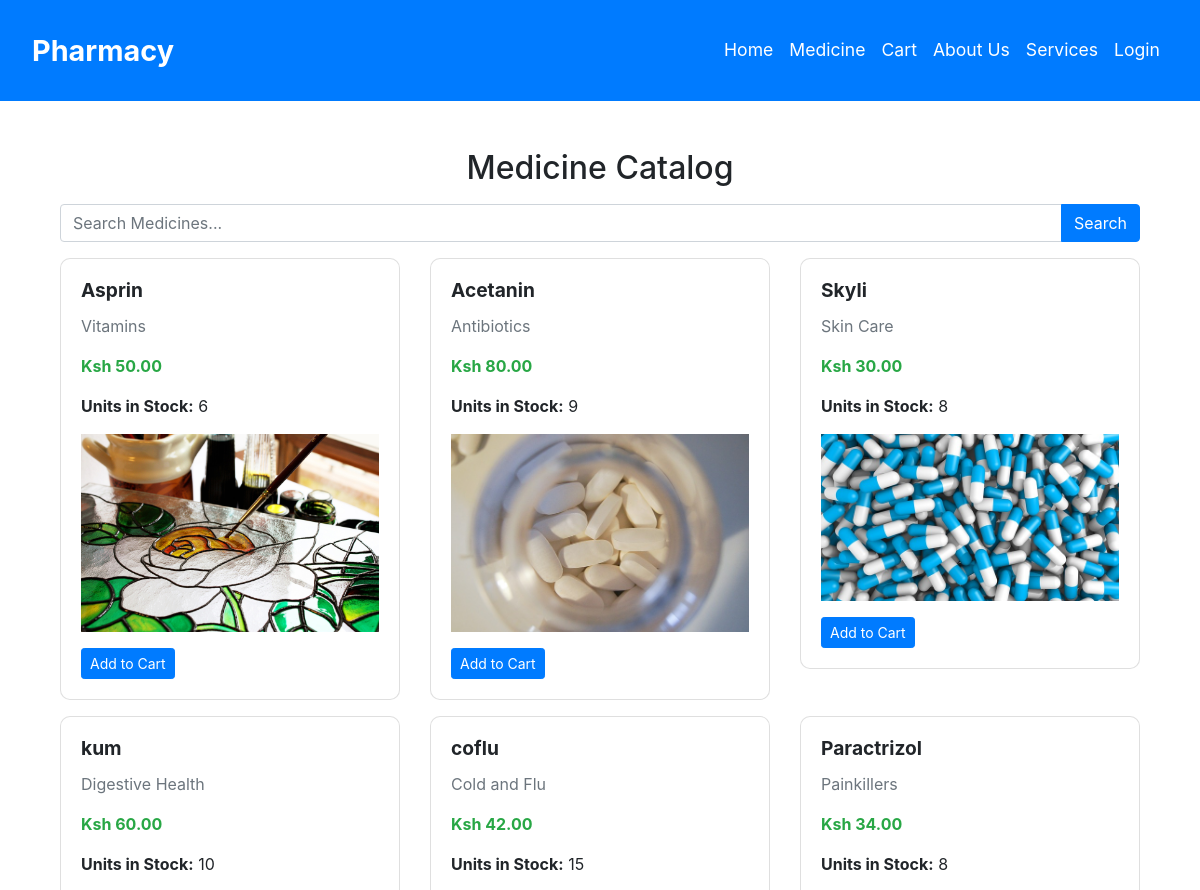
The page /medicines/ (upper part) on the database as committed earlier.
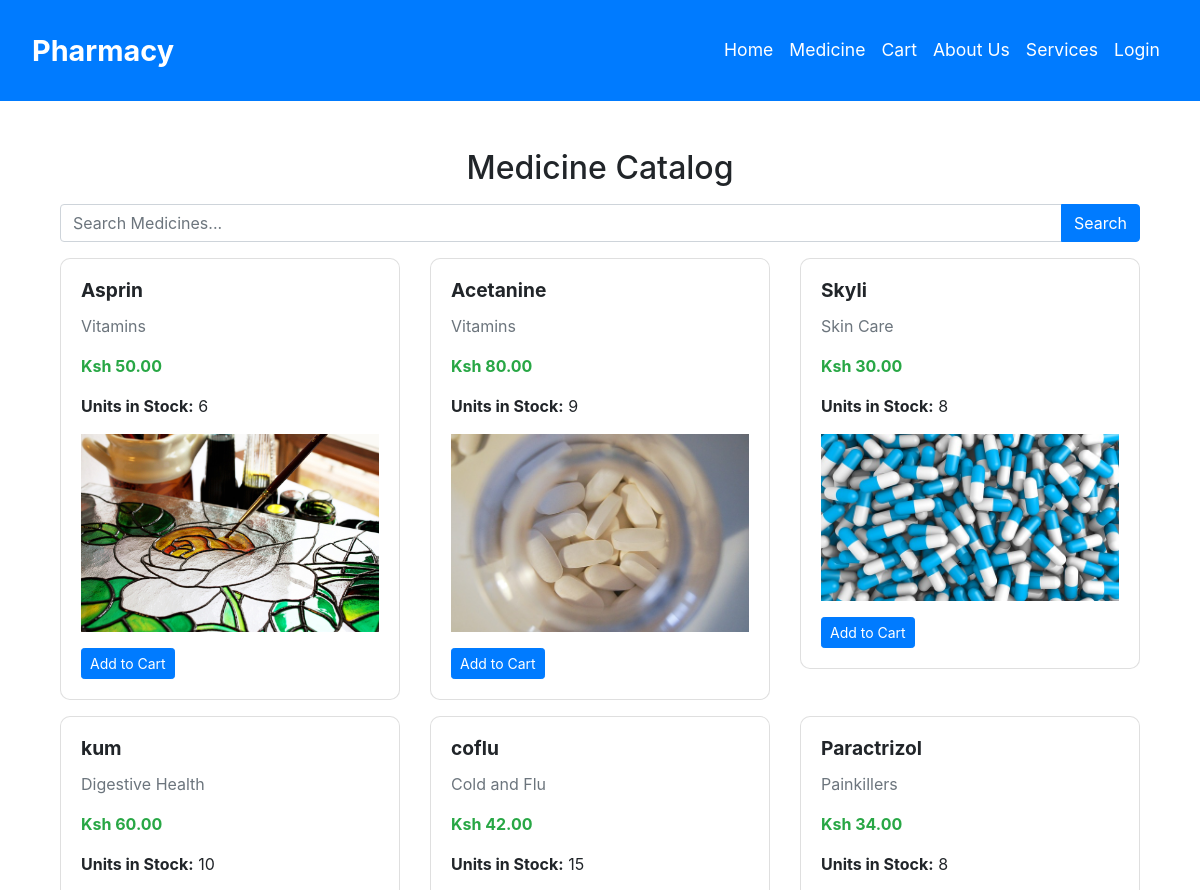
The same page on the database as committed later.
### pharmacy_app/models.py (models this page shows, shortened)
class Medicine(models.Model):
    name = models.CharField(max_length=100)
    category = models.CharField(max_length=50)
    price = models.DecimalField(max_digits=10, decimal_places=2)
    stock = models.PositiveIntegerField()
    description = models.TextField()
    image = models.ImageField(upload_to='medicine_images/', blank=True, null=True)

### pharmacy_app/views.py (the view)
# urls.py: path('medicines/', views.medicine_list, name='medicine_list'),
def medicine_list(request):
    medicines = Medicine.objects.all()
    query = request.GET.get('query')
    category = request.GET.get('category')
    if query:
        medicines = medicines.filter(name__icontains=query)
    if category:
        medicines = medicines.filter(category__iexact=category)
    return render(request, 'medicine_list.html', {'medicines': medicines})

### pharmacy_app/templates/medicine_list.html (shortened to what this page needs)
{% extends "base.html" %}
{% load static %}
{% block content %}
<div class="container mt-4">
  <h2 class="text-center">Medicine Catalog</h2>
  <form method="GET" action="{% url 'medicine_list' %}" class="my-3">
    <div class="input-group">
      <input type="text" class="form-control" placeholder="Search Medicines..." name="search">
      <div class="input-group-append">
        <button class="btn btn-primary" type="submit">Search</button>
      </div>
    </div>
  </form>
  <div class="row">
    {% for medicine in medicines %}
    <div class="col-md-4 mb-3">
      <div class="card">
        <div class="card-body">
          <h5 class="card-title">{{ medicine.name }}</h5>
          <p class="card-text text-muted">{{ medicine.category }}</p>
          <p class="text-success"><strong>Ksh {{ medicine.price }}</strong></p>
          <p><strong>Units in Stock:</strong> {{ medicine.stock }}</p>
          {% if medicine.image %}
            <img src="{{ medicine.image.url }}" alt="{{ medicine.name }}" class="img-fluid mb-3">
          {% else %}
            <img src="{% static 'images/img.png' %}" alt="No image" class="img-fluid mb-3">
          {% endif %}
          <div class="d-flex justify-content-between">
            {% if request.user.is_staff %}
            <a href="{% url 'medicine_update' medicine.pk %}" class="btn btn-warning btn-sm">Edit</a>
            <a href="{% url 'medicine_delete' medicine.pk %}" class="btn btn-danger btn-sm">Delete</a>
            {% elif medicine.stock > 0 %}
            <a href="{% url 'add_to_cart' medicine.pk %}" class="btn btn-primary btn-sm">Add to Cart</a>
            {% else %}
            <button class="btn btn-secondary btn-sm" disabled>Out of Stock</button>
            {% endif %}
          </div>
        </div>
      </div>
    </div>
    {% endfor %}
  </div>
</div>
{% endblock %}

Rows that differ between the two databases and show on the page:
changed Medicine: name "Acetanin" → "Acetanine"; category "Antibiotics" → "Vitamins"
